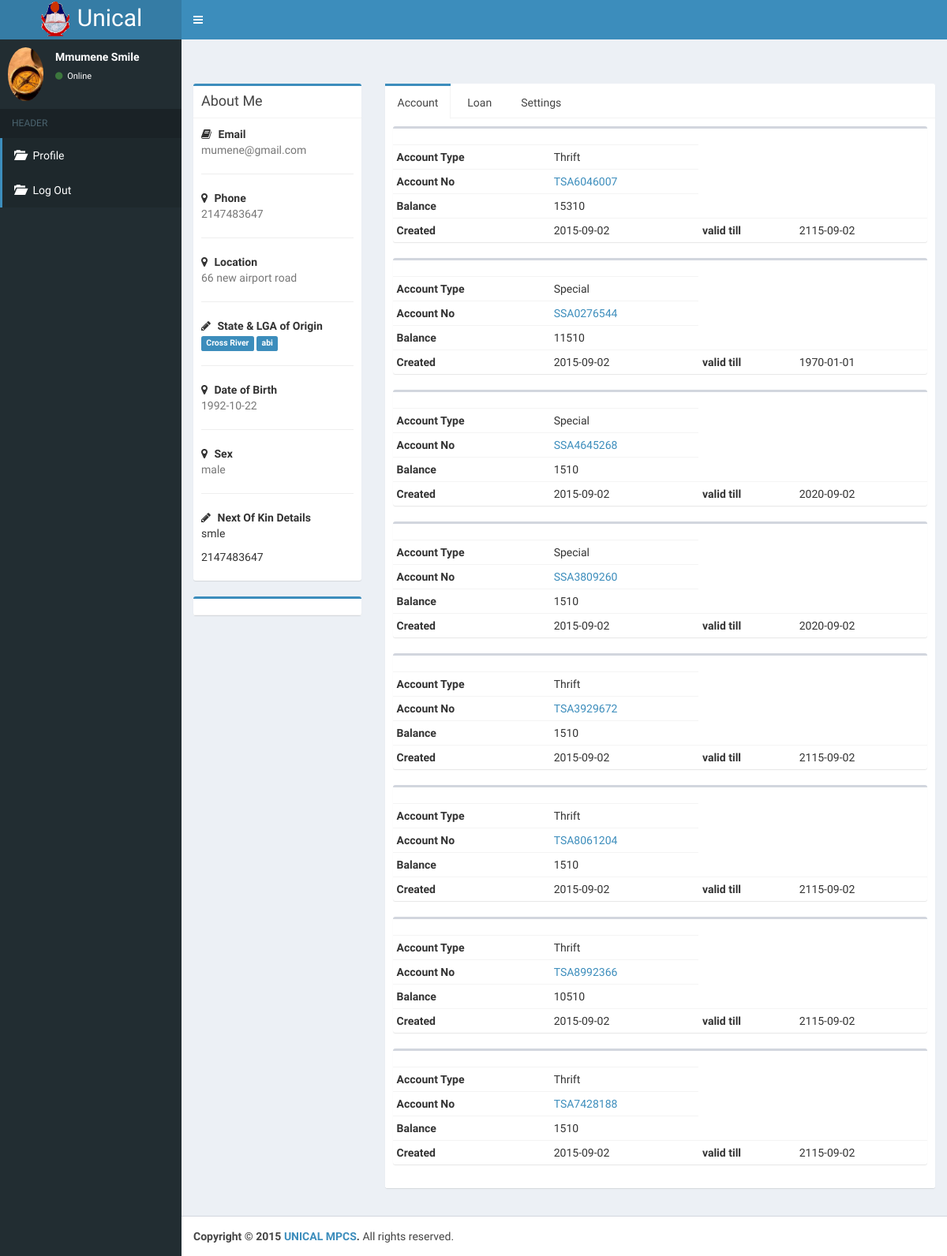
/index.php (signed in), run on an earlier commit of the app's database.
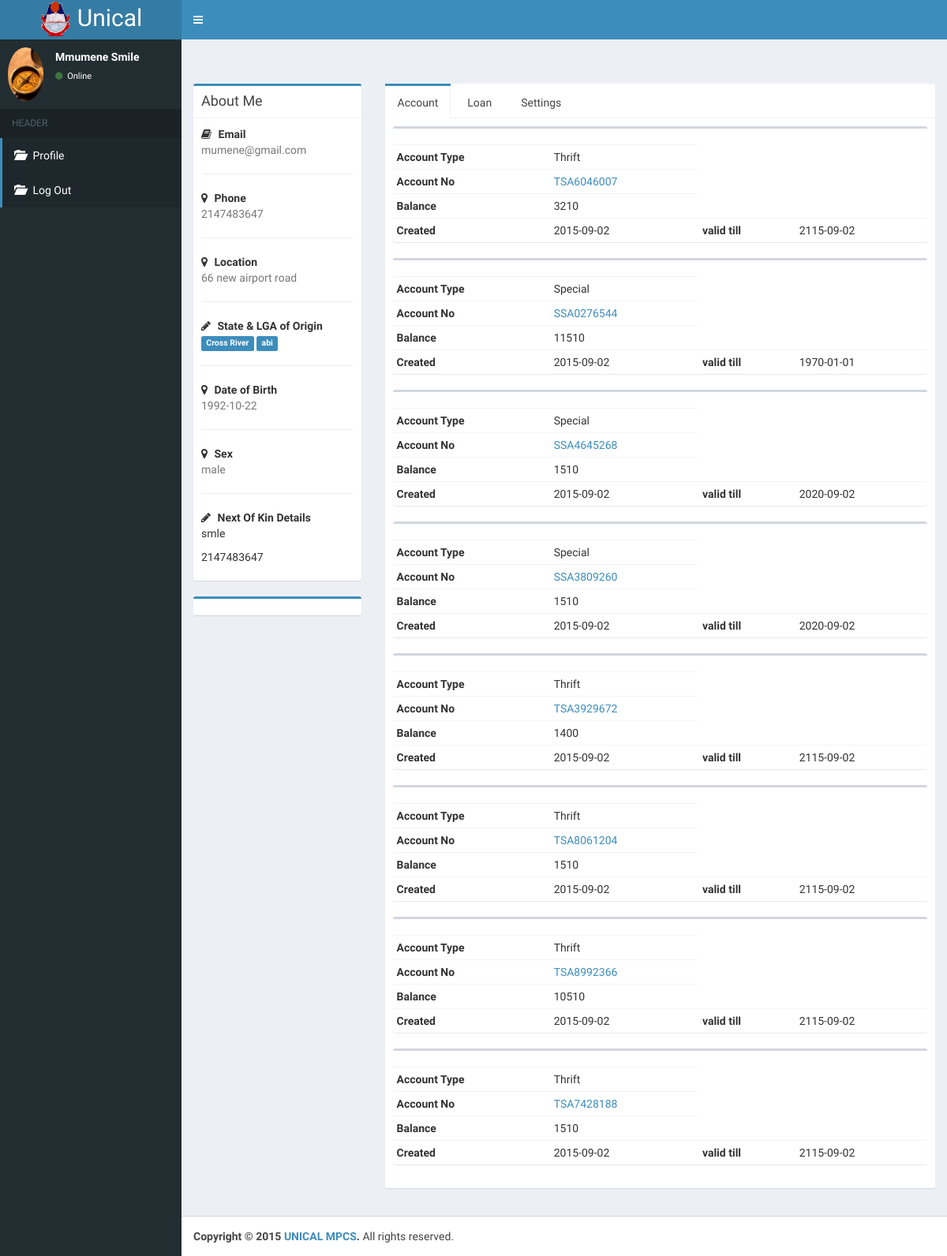
And on a later commit of the database.
### tables this page shows
CREATE TABLE IF NOT EXISTS `account` (
`id` int(11) NOT NULL,
  `emp_id` varchar(124) NOT NULL,
  `balance` float NOT NULL,
  `acct_type` int(14) NOT NULL,
  `d_opened` date NOT NULL,
  `duration` date NOT NULL,
  `acct_no` varchar(124) NOT NULL,
  `save_amt` float NOT NULL,
  `acct_name` varchar(124) NOT NULL,
  `amt_todate` float DEFAULT NULL,
  `department` int(11) NOT NULL,
  `shares` float NOT NULL,
  `number` int(11) NOT NULL
);

CREATE TABLE IF NOT EXISTS `acct_type` (
`id` int(11) NOT NULL,
  `name` varchar(124) NOT NULL,
  `fixed_duration` int(124) DEFAULT NULL
);

### conf/db_connect.php (called while the page is built, shortened)
<?php
function query($string){
$rs = mysql_query($string) or die(mysql_error());
return $rs;
}
?>

### account_view.php (the view)
<?php
$id =$_SESSION['id'];
$result = query("SELECT * FROM account LEFT JOIN acct_type ON account.acct_type=acct_type.id WHERE emp_id='$id'");
if(mysql_num_rows($result) < 1){
echo "<h2>Account information unavailable</h2>";
}
else{
while ($row = mysql_fetch_array($result)) {
$acct_type = $row['name'];
$acct_no = $row['acct_no'];
$balance = $row['balance'];
$d_opened = $row['d_opened'];
$duration = $row['duration'];
?>
<div class="box">
  <div class="box-header">
  </div>
  <div class="box-body no-padding">
    <table class="table table-condensed">
      <tr>
        <th>Account Type</th>
        <td><?php echo $acct_type;?></td>
      </tr>
      <tr>
        <th>Account No</th>
        <td><a href="index.php?page=dep_witd&id=<?php echo $acct_no; ?>"><?php echo $acct_no; ?></a></td>
       </tr>
      <tr>
        <th>Balance</th>
        <td><?php echo $balance; ?></td>
      </tr>
      <tr>
        <th>Created</th>
        <td>
          <?php echo $d_opened; ?>
        </td>
        <th>valid till</th>
        <td>
          <?php echo $duration; ?>
        </td>
      </tr>
    </table>
  </div>
</div>
<?php
}
}
 ?>

What changed in the data, as far as the page shows it:
changed account "TSA6046007": balance "15310" → "3210"
changed account "TSA3929672": balance "1510" → "1400"
